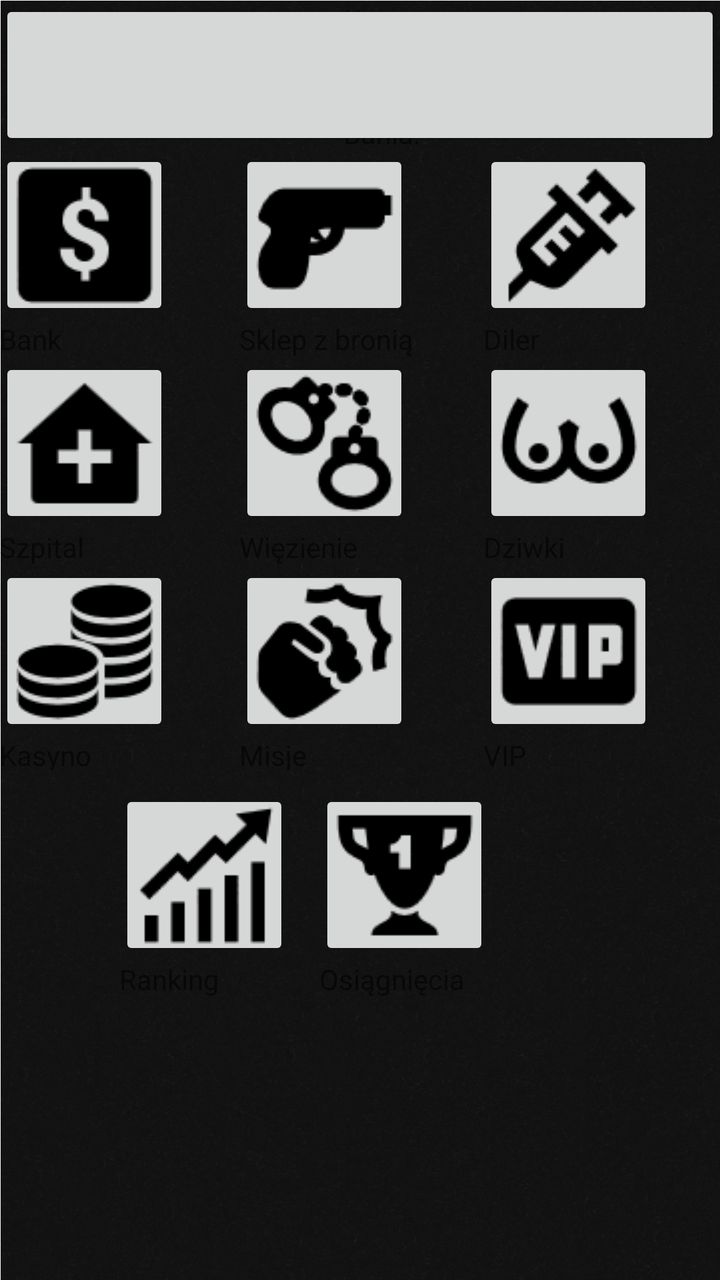
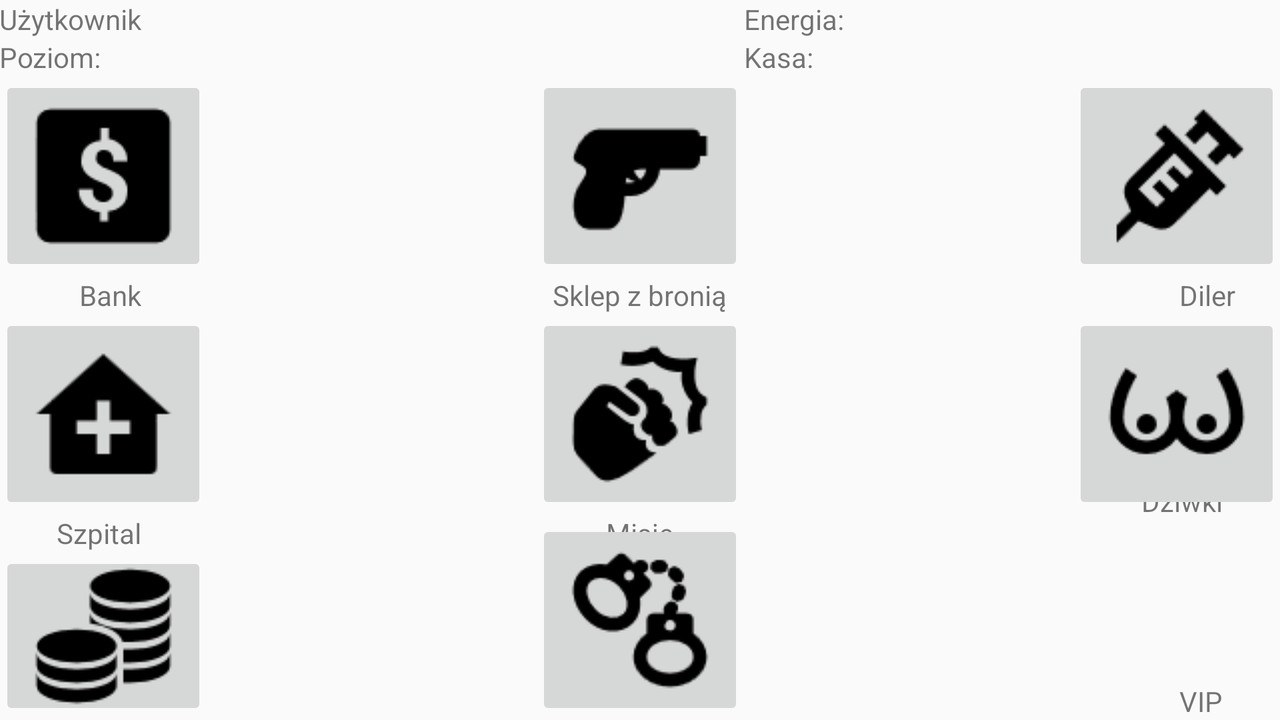

First picture: res/layout/ on a phone held upright. Second picture: the repository's own variant of that layout, on a device whose configuration matches the variant's folder. Source for both follows.
<!-- AndroidManifest.xml: application theme AppTheme -->
<!-- res/layout/activity_game.xml -->
<?xml version="1.0" encoding="utf-8"?>



<RelativeLayout xmlns:android="http://schemas.android.com/apk/res/android"
    xmlns:tools="http://schemas.android.com/tools"
    android:layout_width="match_parent"
    android:layout_height="wrap_content"
    android:paddingBottom="@dimen/activity_vertical_margin"
    android:paddingLeft="@dimen/activity_horizontal_margin"
    android:paddingRight="@dimen/activity_horizontal_margin"
    android:paddingTop="@dimen/activity_vertical_margin"
    tools:context=".Activitys.GameActivity"
    android:background="@mipmap/mainbg">

    <RelativeLayout
        android:orientation="vertical"
        android:layout_width="match_parent"
        android:layout_height="75dp"
        android:id="@+id/statisticBar">

        <Button
            android:layout_width="wrap_content"
            android:layout_height="wrap_content"
            android:id="@+id/bStat"
            android:layout_alignParentRight="true"
            android:layout_alignParentEnd="true"
            android:layout_alignParentLeft="true"
            android:layout_alignParentStart="true"
            android:layout_alignParentBottom="true"
            android:layout_alignParentTop="true" />

        <LinearLayout
            android:orientation="horizontal"
            android:layout_width="172dp"
            android:layout_height="78dp"
            android:id="@+id/userView"
            android:layout_alignParentLeft="true"
            android:layout_alignParentStart="true"
            android:layout_alignParentTop="true"
            android:layout_alignParentBottom="true"
            android:weightSum="1">

            <ImageView
                android:layout_width="61dp"
                android:layout_height="match_parent"
                android:id="@+id/ivAvatar"
                android:layout_weight="0.19" />

            <TextView
                android:layout_width="wrap_content"
                android:layout_height="wrap_content"
                android:text="@string/user"
                android:id="@+id/tvUsername"
                android:layout_gravity="center_vertical"
                android:layout_marginLeft="10dp" />

        </LinearLayout>

        <LinearLayout
            android:orientation="vertical"
            android:layout_width="match_parent"
            android:layout_height="match_parent"
            android:layout_toRightOf="@+id/userView"
            android:layout_toEndOf="@+id/userView"
            android:id="@+id/statView">

            <TextView
                android:layout_width="wrap_content"
                android:layout_height="wrap_content"
                android:textAppearance="?android:attr/textAppearanceSmall"
                android:text="@string/cash"
                android:id="@+id/tvCash" />

            <TextView
                android:layout_width="wrap_content"
                android:layout_height="wrap_content"
                android:textAppearance="?android:attr/textAppearanceSmall"
                android:text="@string/energy"
                android:id="@+id/tvEnergy"
                android:layout_gravity="center_vertical" />

            <TextView
                android:layout_width="wrap_content"
                android:layout_height="wrap_content"
                android:textAppearance="?android:attr/textAppearanceSmall"
                android:text="@string/level"
                android:id="@+id/tvLevel" />

            <TextView
                android:layout_width="wrap_content"
                android:layout_height="wrap_content"
                android:textAppearance="?android:attr/textAppearanceSmall"
                android:text="@string/high"
                android:id="@+id/tvHigh" />
        </LinearLayout>

    </RelativeLayout>

    <LinearLayout
        android:orientation="horizontal"
        android:layout_width="match_parent"
        android:layout_height="310dp"
        android:layout_below="@+id/statisticBar"
        android:weightSum="1"
        android:id="@+id/mainView"
        android:layout_alignParentLeft="false"
        android:layout_alignParentStart="true"
        android:layout_alignRight="@+id/statisticBar"
        android:layout_alignEnd="@+id/statisticBar"
        android:layout_marginBottom="10dp">

        <LinearLayout
            android:orientation="vertical"
            android:layout_width="wrap_content"
            android:layout_height="wrap_content"
            android:layout_marginRight="35dp"
            android:id="@+id/first">

            <ImageButton
                android:layout_width="85dp"
                android:layout_height="85dp"
                android:id="@+id/ibBank"
                android:src="@drawable/bank"
                android:contentDescription="@string/bank" />

            <TextView
                android:layout_width="wrap_content"
                android:layout_height="wrap_content"
                android:textAppearance="?android:attr/textAppearanceSmall"
                android:text="@string/bank"
                android:id="@+id/tvBank" />

            <ImageButton
                android:layout_width="85dp"
                android:layout_height="85dp"
                android:id="@+id/ibHospital"
                android:src="@drawable/hospital"
                android:contentDescription="@string/hospital" />

            <TextView
                android:layout_width="wrap_content"
                android:layout_height="wrap_content"
                android:textAppearance="?android:attr/textAppearanceSmall"
                android:text="@string/hospital"
                android:id="@+id/tvHospital" />

            <ImageButton
                android:layout_width="85dp"
                android:layout_height="85dp"
                android:id="@+id/ibCasino"
                android:src="@drawable/casino"
                android:contentDescription="@string/casino" />

            <TextView
                android:layout_width="wrap_content"
                android:layout_height="wrap_content"
                android:textAppearance="?android:attr/textAppearanceSmall"
                android:text="@string/casino"
                android:id="@+id/tvCasino" />

        </LinearLayout>

        <LinearLayout
            android:orientation="vertical"
            android:layout_width="wrap_content"
            android:layout_height="wrap_content"
            android:layout_marginRight="35dp"
            android:id="@+id/second">

            <ImageButton
                android:layout_width="85dp"
                android:layout_height="85dp"
                android:id="@+id/ibShop"
                android:src="@drawable/gun"
                android:contentDescription="@string/shop" />

            <TextView
                android:layout_width="wrap_content"
                android:layout_height="wrap_content"
                android:textAppearance="?android:attr/textAppearanceSmall"
                android:text="@string/shop"
                android:id="@+id/tvShop" />

            <ImageButton
                android:layout_width="85dp"
                android:layout_height="85dp"
                android:id="@+id/ibPrison"
                android:src="@drawable/prison"
                android:contentDescription="@string/prison" />

            <TextView
                android:layout_width="wrap_content"
                android:layout_height="wrap_content"
                android:textAppearance="?android:attr/textAppearanceSmall"
                android:id="@+id/tvPrison"
                android:text="@string/prison" />

            <ImageButton
                android:layout_width="85dp"
                android:layout_height="85dp"
                android:id="@+id/ibQuests"
                android:src="@drawable/quests"
                android:contentDescription="@string/quests" />

            <TextView
                android:layout_width="wrap_content"
                android:layout_height="wrap_content"
                android:textAppearance="?android:attr/textAppearanceSmall"
                android:text="@string/quests"
                android:id="@+id/tvQuests" />
        </LinearLayout>

        <LinearLayout
            android:orientation="vertical"
            android:layout_width="wrap_content"
            android:layout_height="wrap_content"
            android:id="@+id/third">

            <ImageButton
                android:layout_width="85dp"
                android:layout_height="85dp"
                android:id="@+id/ibDealer"
                android:src="@drawable/dealer"
                android:contentDescription="@string/dealer" />

            <TextView
                android:layout_width="wrap_content"
                android:layout_height="wrap_content"
                android:textAppearance="?android:attr/textAppearanceSmall"
                android:text="@string/dealer"
                android:id="@+id/tvDealer" />

            <ImageButton
                android:layout_width="85dp"
                android:layout_height="85dp"
                android:id="@+id/ibHookers"
                android:src="@drawable/whore"
                android:contentDescription="@string/hookers" />

            <TextView
                android:layout_width="wrap_content"
                android:layout_height="wrap_content"
                android:textAppearance="?android:attr/textAppearanceSmall"
                android:text="@string/hookers"
                android:id="@+id/tvHookers" />

            <ImageButton
                android:layout_width="85dp"
                android:layout_height="85dp"
                android:id="@+id/ibVIP"
                android:src="@drawable/vip"
                android:contentDescription="@string/vip" />

            <TextView
                android:layout_width="wrap_content"
                android:layout_height="wrap_content"
                android:textAppearance="?android:attr/textAppearanceSmall"
                android:text="@string/vip"
                android:id="@+id/tvVip"/>

        </LinearLayout>

    </LinearLayout>

    <LinearLayout
        android:orientation="horizontal"
        android:layout_width="200dp"
        android:layout_height="wrap_content"
        android:layout_below="@+id/mainView"
        android:id="@+id/extraView"
        android:layout_marginLeft="60dp">

        <LinearLayout
            android:orientation="vertical"
            android:layout_width="wrap_content"
            android:layout_height="wrap_content"
            android:id="@+id/left">

            <ImageButton
                android:layout_width="85dp"
                android:layout_height="85dp"
                android:id="@+id/ibHighscore"
                android:src="@drawable/highscore"
                android:layout_marginRight="15dp"
                android:contentDescription="@string/highscore" />

            <TextView
                android:layout_width="wrap_content"
                android:layout_height="wrap_content"
                android:textAppearance="?android:attr/textAppearanceSmall"
                android:text="@string/highscore"
                android:id="@+id/tvHighscore" />
        </LinearLayout>

        <LinearLayout
            android:orientation="vertical"
            android:layout_width="wrap_content"
            android:layout_height="wrap_content"
            android:id="@+id/right">

            <ImageButton
                android:layout_width="85dp"
                android:layout_height="85dp"
                android:id="@+id/ibAchievement"
                android:src="@drawable/achievement"
                android:contentDescription="@string/achemement" />

            <TextView
                android:layout_width="wrap_content"
                android:layout_height="wrap_content"
                android:textAppearance="?android:attr/textAppearanceSmall"
                android:text="@string/achemement"
                android:id="@+id/tvAchievement" />
        </LinearLayout>
    </LinearLayout>

</RelativeLayout>
<!-- resources referenced by this layout -->
<resources>
  <!-- drawable achievement: png bitmap (drawable, 1044 bytes) -->
  <!-- drawable bank: png bitmap (drawable, 997 bytes) -->
  <!-- drawable casino: png bitmap (drawable, 1289 bytes) -->
  <!-- drawable dealer: png bitmap (drawable, 996 bytes) -->
  <!-- drawable gun: png bitmap (drawable, 749 bytes) -->
  <!-- drawable highscore: png bitmap (drawable, 935 bytes) -->
  <!-- drawable hospital: png bitmap (drawable, 752 bytes) -->
  <!-- drawable prison: png bitmap (drawable, 1621 bytes) -->
  <!-- drawable quests: png bitmap (drawable, 1457 bytes) -->
  <!-- drawable vip: png bitmap (drawable, 881 bytes) -->
  <!-- drawable whore: png bitmap (drawable, 1158 bytes) -->
  <!-- mipmap mainbg: png bitmap (mipmap-xhdpi, 782181 bytes) -->
  <string name="achemement">Osiągnięcia</string>
  <string name="bank">Bank</string>
  <string name="cash">Kasa:</string>
  <string name="casino">Kasyno</string>
  <string name="dealer">Diler</string>
  <string name="energy">Energia:</string>
  <string name="high">Bania:</string>
  <string name="highscore">Ranking</string>
  <string name="hookers">Dziwki</string>
  <string name="hospital">Szpital</string>
  <string name="level">Poziom:</string>
  <string name="prison">Więzienie</string>
  <string name="quests">Misje</string>
  <string name="shop">Sklep z bronią</string>
  <string name="user">Użytkownik</string>
  <string name="vip">VIP</string>
  <style name="AppTheme" parent="Theme.AppCompat.Light.DarkActionBar">
          
          <item name="colorPrimary">@color/colorPrimary</item>
          <item name="colorPrimaryDark">@color/colorPrimaryDark</item>
          <item name="colorAccent">@color/colorAccent</item>
      </style>
</resources>
<!-- res/layout-land/activity_game.xml (the author's variant of the layout above) -->
<!-- drawn on the phone turned sideways -->
<?xml version="1.0" encoding="utf-8"?>
<RelativeLayout xmlns:android="http://schemas.android.com/apk/res/android"
    xmlns:tools="http://schemas.android.com/tools"
    android:layout_width="match_parent"
    android:layout_height="wrap_content"
    android:paddingBottom="@dimen/activity_vertical_margin"
    android:paddingLeft="@dimen/activity_horizontal_margin"
    android:paddingRight="@dimen/activity_horizontal_margin"
    android:paddingTop="@dimen/activity_vertical_margin"
    tools:context=".Activities.GameActivity">


    <TextView
        android:layout_width="wrap_content"
        android:layout_height="wrap_content"
        android:text="@string/user"
        android:id="@+id/tvUsername"
        android:layout_alignParentTop="true"
        android:layout_alignParentLeft="true"
        android:layout_alignParentStart="true" />

    <TextView
        android:layout_width="wrap_content"
        android:layout_height="wrap_content"
        android:textAppearance="?android:attr/textAppearanceSmall"
        android:text="@string/energy"
        android:id="@+id/tvEnergy"
        android:layout_alignBottom="@+id/tvUsername"
        android:layout_alignParentRight="true"
        android:layout_alignParentEnd="true"
        android:layout_toRightOf="@+id/ibShop"
        android:layout_toEndOf="@+id/ibShop" />

    <TextView
        android:layout_width="wrap_content"
        android:layout_height="wrap_content"
        android:textAppearance="?android:attr/textAppearanceSmall"
        android:text="@string/cash"
        android:id="@+id/tvCash"
        android:layout_alignRight="@+id/tvEnergy"
        android:layout_alignEnd="@+id/tvEnergy"
        android:layout_toEndOf="@+id/ibShop"
        android:layout_below="@+id/tvEnergy"
        android:layout_toRightOf="@+id/ibShop" />

    <TextView
        android:layout_width="wrap_content"
        android:layout_height="wrap_content"
        android:textAppearance="?android:attr/textAppearanceSmall"
        android:text="@string/level"
        android:id="@+id/tvLevel"
        android:layout_below="@+id/tvUsername"
        android:layout_alignLeft="@+id/tvUsername"
        android:layout_alignStart="@+id/tvUsername"
        android:layout_alignRight="@+id/tvUsername"
        android:layout_alignEnd="@+id/tvUsername" />

    <ImageButton
        android:layout_width="wrap_content"
        android:layout_height="wrap_content"
        android:id="@+id/ibBank"
        android:src="@drawable/bank"
        android:layout_marginTop="38dp"
        android:layout_alignParentLeft="true"
        android:layout_alignParentStart="true" />

    <ImageButton
        android:layout_width="wrap_content"
        android:layout_height="wrap_content"
        android:id="@+id/ibShop"
        android:layout_alignTop="@+id/ibBank"
        android:layout_centerHorizontal="true"
        android:src="@drawable/gun"
        android:contentDescription="1" />

    <TextView
        android:layout_width="wrap_content"
        android:layout_height="wrap_content"
        android:textAppearance="?android:attr/textAppearanceSmall"
        android:text="@string/bank"
        android:id="@+id/tvBank"
        android:layout_alignTop="@+id/tvShop"
        android:layout_alignRight="@+id/tvHospital"
        android:layout_alignEnd="@+id/tvHospital" />

    <TextView
        android:layout_width="wrap_content"
        android:layout_height="wrap_content"
        android:textAppearance="?android:attr/textAppearanceSmall"
        android:text="@string/shop"
        android:id="@+id/tvShop"
        android:layout_below="@+id/ibShop"
        android:layout_centerHorizontal="true" />

    <TextView
        android:layout_width="wrap_content"
        android:layout_height="wrap_content"
        android:textAppearance="?android:attr/textAppearanceSmall"
        android:text="@string/dealer"
        android:id="@+id/tvDealer"
        android:layout_above="@+id/ibQuests"
        android:layout_alignLeft="@+id/tvVip"
        android:layout_alignStart="@+id/tvVip" />

    <TextView
        android:layout_width="wrap_content"
        android:layout_height="wrap_content"
        android:textAppearance="?android:attr/textAppearanceSmall"
        android:text="@string/hospital"
        android:id="@+id/tvHospital"
        android:layout_below="@+id/ibHospital"
        android:layout_alignRight="@+id/tvLevel"
        android:layout_alignEnd="@+id/tvLevel" />

    <TextView
        android:layout_width="wrap_content"
        android:layout_height="wrap_content"
        android:textAppearance="?android:attr/textAppearanceSmall"
        android:text="@string/quests"
        android:id="@+id/tvQuests"
        android:layout_alignTop="@+id/tvHospital"
        android:layout_centerHorizontal="true" />

    <TextView
        android:layout_width="wrap_content"
        android:layout_height="wrap_content"
        android:textAppearance="?android:attr/textAppearanceSmall"
        android:text="@string/hookers"
        android:id="@+id/tvHookers"
        android:layout_above="@+id/ibPrison"
        android:layout_alignRight="@+id/tvVip"
        android:layout_alignEnd="@+id/tvVip" />

    <TextView
        android:layout_width="wrap_content"
        android:layout_height="wrap_content"
        android:textAppearance="?android:attr/textAppearanceSmall"
        android:text="@string/casino"
        android:id="@+id/tvCasino"
        android:layout_below="@+id/ibCasino"
        android:layout_alignRight="@+id/tvLevel"
        android:layout_alignEnd="@+id/tvLevel" />

    <TextView
        android:layout_width="wrap_content"
        android:layout_height="wrap_content"
        android:textAppearance="?android:attr/textAppearanceSmall"
        android:text="@string/prison"
        android:id="@+id/tvPrison"
        android:layout_below="@+id/ibCasino"
        android:layout_centerHorizontal="true" />

    <TextView
        android:layout_width="wrap_content"
        android:layout_height="wrap_content"
        android:textAppearance="?android:attr/textAppearanceSmall"
        android:text="@string/vip"
        android:id="@+id/tvVip"
        android:layout_alignBottom="@+id/ibVIP"
        android:layout_alignRight="@+id/ibHookers"
        android:layout_alignEnd="@+id/ibHookers"
        android:layout_marginRight="29dp"
        android:layout_marginEnd="29dp" />

    <ImageButton
        android:layout_width="wrap_content"
        android:layout_height="wrap_content"
        android:id="@+id/ibDealer"
        android:src="@drawable/dealer"
        android:layout_above="@+id/tvDealer"
        android:layout_alignParentRight="true"
        android:layout_alignParentEnd="true" />

    <ImageButton
        android:layout_width="wrap_content"
        android:layout_height="wrap_content"
        android:id="@+id/ibHospital"
        android:src="@drawable/hospital"
        android:layout_below="@+id/tvBank"
        android:layout_alignRight="@+id/ibBank"
        android:layout_alignEnd="@+id/ibBank" />

    <ImageButton
        android:layout_width="wrap_content"
        android:layout_height="wrap_content"
        android:id="@+id/ibQuests"
        android:src="@drawable/quests"
        android:layout_above="@+id/tvQuests"
        android:layout_centerHorizontal="true" />

    <ImageButton
        android:layout_width="wrap_content"
        android:layout_height="wrap_content"
        android:id="@+id/ibHookers"
        android:src="@drawable/whore"
        android:layout_below="@+id/tvDealer"
        android:layout_alignLeft="@+id/ibDealer"
        android:layout_alignStart="@+id/ibDealer" />

    <ImageButton
        android:layout_width="wrap_content"
        android:layout_height="wrap_content"
        android:id="@+id/ibCasino"
        android:layout_below="@+id/tvHospital"
        android:layout_alignParentLeft="true"
        android:layout_alignParentStart="true"
        android:src="@drawable/casino" />

    <ImageButton
        android:layout_width="wrap_content"
        android:layout_height="wrap_content"
        android:id="@+id/ibPrison"
        android:src="@drawable/prison"
        android:layout_above="@+id/tvPrison"
        android:layout_centerHorizontal="true" />

    <ImageButton
        android:layout_width="wrap_content"
        android:layout_height="wrap_content"
        android:id="@+id/ibVIP"
        android:src="@drawable/vip"
        android:layout_below="@+id/ibPrison"
        android:layout_alignLeft="@+id/tvPrison"
        android:layout_alignStart="@+id/tvPrison" />

</RelativeLayout>
<!-- resources referenced by the variant -->
<!-- as the phone turned sideways resolves them -->
<resources>
  <!-- drawable bank: png bitmap (drawable, 997 bytes) -->
  <!-- drawable casino: png bitmap (drawable, 1289 bytes) -->
  <!-- drawable dealer: png bitmap (drawable, 996 bytes) -->
  <!-- drawable gun: png bitmap (drawable, 749 bytes) -->
  <!-- drawable hospital: png bitmap (drawable, 752 bytes) -->
  <!-- drawable prison: png bitmap (drawable, 1621 bytes) -->
  <!-- drawable quests: png bitmap (drawable, 1457 bytes) -->
  <!-- drawable vip: png bitmap (drawable, 881 bytes) -->
  <!-- drawable whore: png bitmap (drawable, 1158 bytes) -->
  <string name="bank">Bank</string>
  <string name="cash">Kasa:</string>
  <string name="casino">Kasyno</string>
  <string name="dealer">Diler</string>
  <string name="energy">Energia:</string>
  <string name="hookers">Dziwki</string>
  <string name="hospital">Szpital</string>
  <string name="level">Poziom:</string>
  <string name="prison">Więzienie</string>
  <string name="quests">Misje</string>
  <string name="shop">Sklep z bronią</string>
  <string name="user">Użytkownik</string>
  <string name="vip">VIP</string>
  <style name="AppTheme" parent="Theme.AppCompat.Light.DarkActionBar">
          
          <item name="colorPrimary">@color/colorPrimary</item>
          <item name="colorPrimaryDark">@color/colorPrimaryDark</item>
          <item name="colorAccent">@color/colorAccent</item>
      </style>
</resources>
